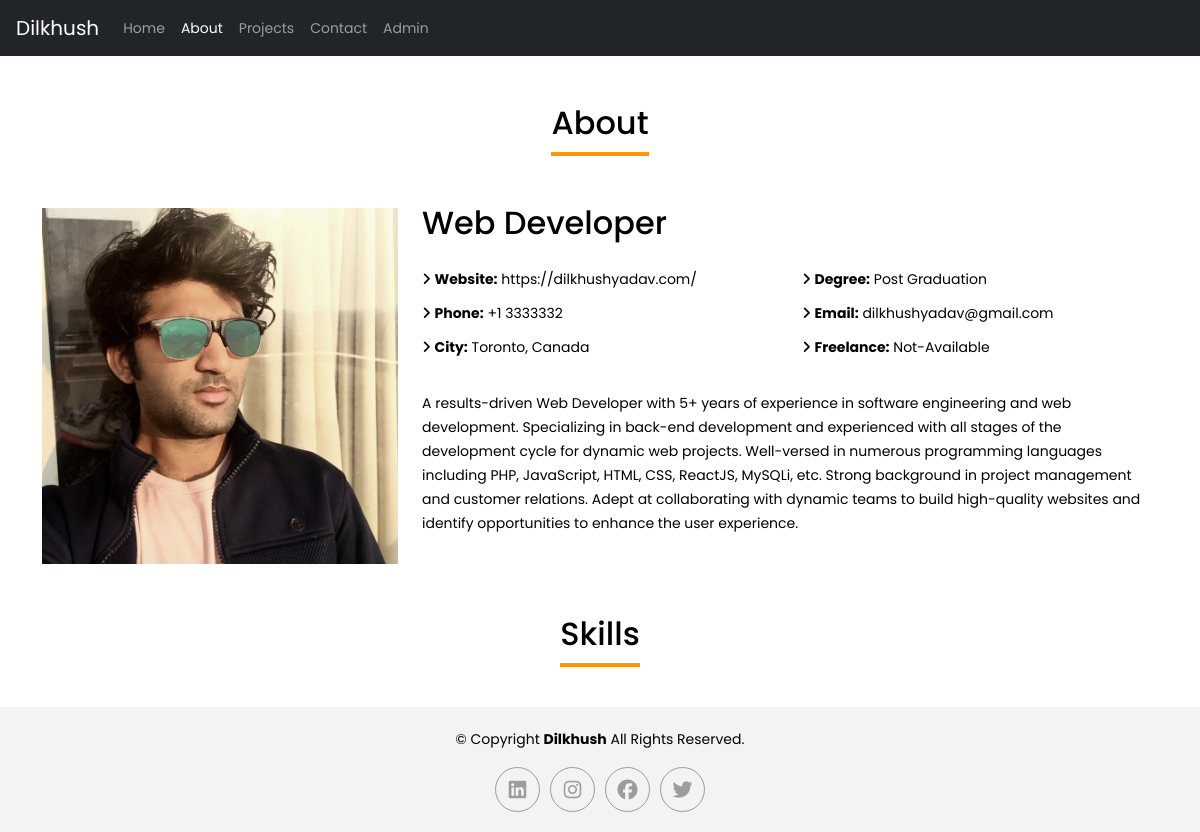
The app's page /about.php (signed in) with its own data.
### tables this page shows
CREATE TABLE `users` (
  `id` int(10) UNSIGNED NOT NULL,
  `first_name` varchar(25) DEFAULT NULL,
  `last_name` varchar(25) DEFAULT NULL,
  `email` varchar(100) DEFAULT NULL,
  `password` varchar(100) DEFAULT NULL,
  `description` longtext DEFAULT NULL,
  `designation` text DEFAULT NULL,
  `phone` varchar(20) DEFAULT NULL,
  `city` varchar(255) DEFAULT NULL,
  `degree` varchar(255) DEFAULT NULL,
  `freelance` tinyint(1) DEFAULT NULL,
  `dob` date DEFAULT NULL,
  `website` varchar(255) DEFAULT NULL,
  `title_small` varchar(255) DEFAULT NULL,
  `title_main` varchar(255) DEFAULT NULL,
  `audio` varchar(255) DEFAULT NULL,
  `image` varchar(255) DEFAULT NULL,
  `linkedin` varchar(255) DEFAULT NULL,
  `instagram` varchar(255) DEFAULT NULL,
  `facebook` varchar(255) DEFAULT NULL,
  `twitter` varchar(255) DEFAULT NULL,
  `active` enum('Yes','No') NOT NULL DEFAULT 'Yes',
  `dateAdded` datetime NOT NULL DEFAULT current_timestamp() ON UPDATE current_timestamp()
);

### config/functions.php (called while the page is built, shortened)
<?php
function getUserData() {
  global $connect;
  $query = "SELECT * FROM users";
  $result = mysqli_query($connect, $query);
  if ($result && mysqli_num_rows($result) > 0) {
      $user = mysqli_fetch_assoc($result);
      return $user;
  } else {
      return "User not found.";
  }
}

### about.php (the view, shortened to what this page needs)
<?php
include( 'config/config.php' );
include( 'includes/header.php' );
$query_user = 'SELECT * FROM users';
$result_user = mysqli_query( $connect, $query_user );
$res_data_user = mysqli_fetch_assoc($result_user);
$user_data = getUserData();
?>
<main class="my-5">
  <section class="container section-about mb-5">
    <div class="row">
      <div class="col-md-12 text-center">
        <h2 class="mb-5 page-title">About</h2>
      </div>
    </div>
    <div class="row gy-4 justify-content-center">
      <div class="col-lg-4 d-flex align-items-center">
      <?php
        if (is_array($user_data)) {
          echo "<img src='admin/" . htmlspecialchars($user_data['image']) . "' class='img-fluid' alt='User Photo'>";
        } else {
            echo $user_data;
        }
      ?>
      </div>
      <div class="col-lg-8 d-flex align-items-center">
        <div>
          <h2 class="pb-3"><?=$res_data_user['designation']; ?></h2>
          <div class="row">
            <div class="col-lg-6">
              <ul class="list-unstyled">
                <li><i class="fa fa-angle-right"></i> <strong>Website:</strong> <span><?=$res_data_user['website']; ?></span></li>
                <li><i class="fa fa-angle-right"></i> <strong>Phone:</strong> <span><?=$res_data_user['phone']; ?></span></li>
                <li><i class="fa fa-angle-right"></i> <strong>City:</strong> <span><?=$res_data_user['city']; ?></span></li>
              </ul>
            </div>
            <div class="col-lg-6">
              <ul class="list-unstyled">
                <li><i class="fa fa-angle-right"></i> <strong>Degree:</strong> <span><?=$res_data_user['degree']; ?></span></li>
                <li><i class="fa fa-angle-right"></i> <strong>Email:</strong> <span><?=$res_data_user['email']; ?></span></li>
                <li><i class="fa fa-angle-right"></i> <strong>Freelance:</strong> <span><?=($res_data_user['freelance']==1?'Available':'Not-Available'); ?></span></li>
              </ul>
            </div>
          </div>
          <p class="py-3"><?=$res_data_user['description']; ?></p>
        </div>
      </div>
    </div>
  </section>
  <section class="container section-skills">
    <div class="row">
      <div class="col-md-12 text-center">
        <h2 class="mb-3 page-title">Skills</h2>
      </div>
    </div>
  </section>
  </main>
  <?php
    include( 'includes/footer.php' );
  ?>

### assets/css/styles.css (style rules this page uses)
body { color: #000; font-family: 'Poppins', sans-serif; font-weight: 400; font-size: 14px; line-height: 24px; }
.page-title { border-bottom: solid 4px #FF9800; display: inline-block; padding-bottom: 10px; }
.section-about ul li { margin-bottom: 10px; }

### records on screen
users: image (picture), designation "Web Developer", website "https://dilkhushyadav.com/", phone "+1 3333332", city "Toronto, Canada", degree "Post Graduation", email "dilkhushyadav@gmail.com", description "A results-driven Web Developer with 5+ years of experience in software engineering and web development. Specializing in back-end development and experienced with all stages of the development cycle for dynamic web projects. Well-versed in numerous programming languages including PHP, JavaScript, HTML, CSS, ReactJS, MySQLi, etc. Strong background in project management and customer relations. Adept at collaborating with dynamic teams to build high-quality websites and identify opportunities to enhance the user experience."
